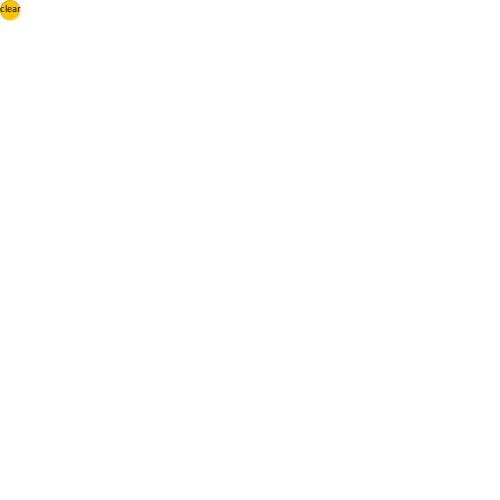
Frame 1 (no input)
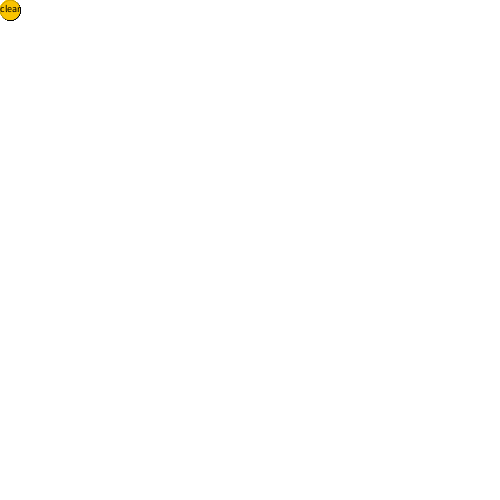
Frame 60 (the mouse pressed at the canvas centre just before this capture)
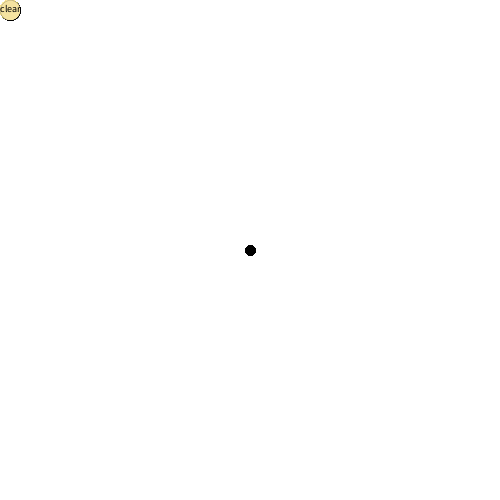
Frame 120 (the mouse held since frame 60 and released just before this capture)

The Processing sketch that drew these frames (run headless with seeded random() and noise(); from frame 60 on, the mouse is pressed at the canvas centre):

// Processing sketch: drawingTool
// ── drawingTool.pde
void setup()
      {
          size(500,500);
          background(#ffffff);
           frameRate(1000000);//test
       }
       
       
       
       
       
       void draw()
      {
           if(mousePressed)  
            {
              fill(0);
              strokeWeight(10);
              point(mouseX,mouseY);
            }
            
            
            strokeWeight(0);
            
             
            if((mouseX*mouseX)+(mouseY*mouseY)<400)
            {
            fill(#FAC400);
            if(mousePressed)
            {background(#ffffff);}
            }
            
            else
            {
            fill(#F5E3A1);
            }
            
            ellipseMode(CENTER);
            ellipse(10,10,20,20);
            
            fill(0);
            textSize(10);
            textAlign(CENTER);
            text("clear",10,12);
           
       }
